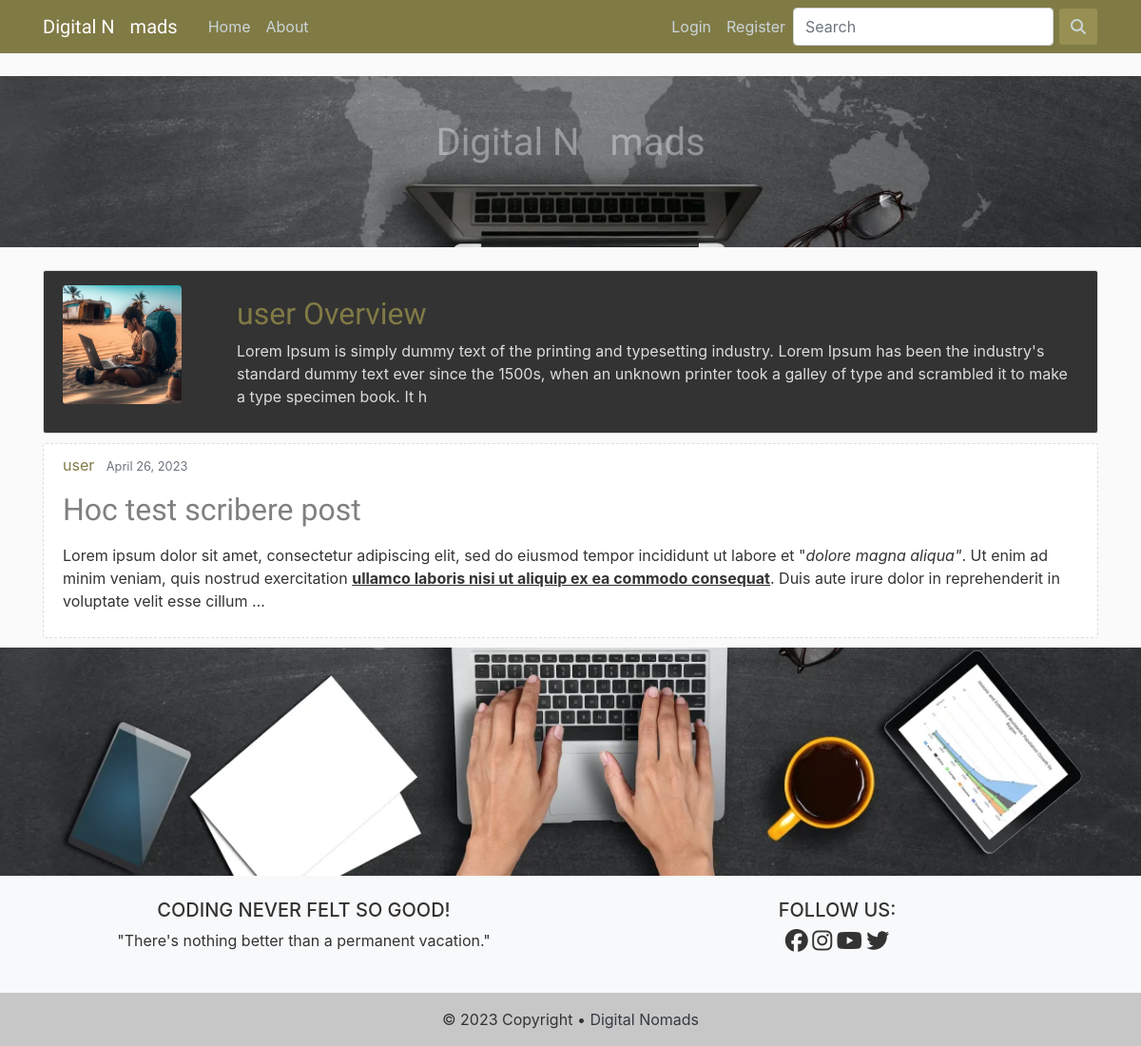
/user/user, run on an earlier commit of the app's database.
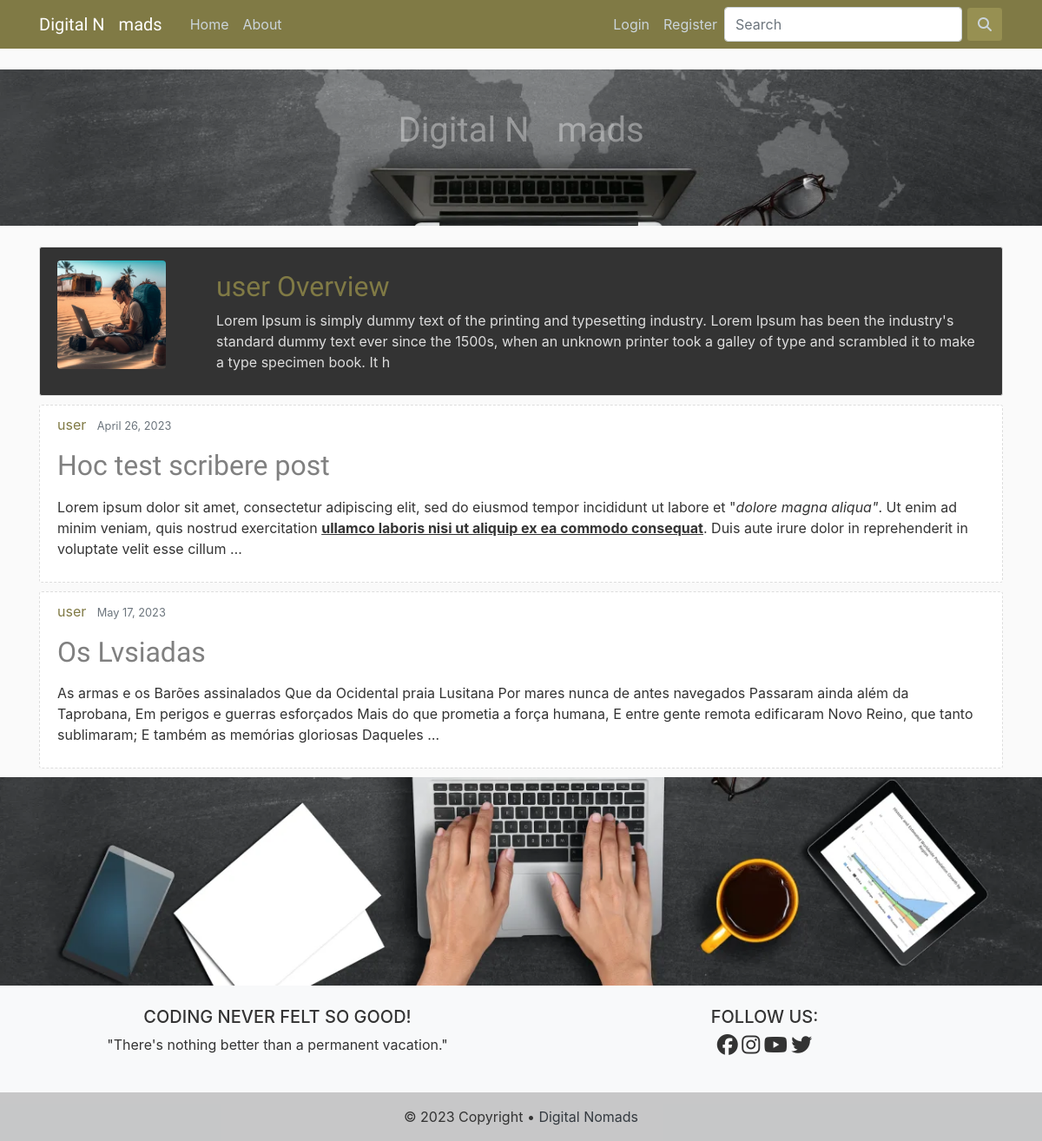
And on a later commit of the database.
### blog/models.py (models this page shows, shortened)
class Post(models.Model):
    title = models.CharField(max_length=150)                    # Title field for 150 characters
    content = RichTextField(validators=[MaxLengthValidator(5000)])              # Text field
    date_posted = models.DateTimeField(default=timezone.now)    # Time Stamp for the defaults Time Zone
    author = models.ForeignKey(User, on_delete=models.CASCADE)  # User if User gets delete, so are its Posts
    likes = models.ManyToManyField(User, related_name='posts')

### users/models.py (models this page shows, shortened)
class Profile(models.Model):
    user = models.OneToOneField(User, on_delete=models.CASCADE)
    image = models.ImageField(default='default.png', upload_to='profile_img')
    bio = models.TextField(max_length=500, blank=True, null=True)

### blog/views.py (the view)
# urls.py: path('user/<str:username>', UserPostListView.as_view(), name='post-user'),
class UserPostListView(ListView):
    model = Post
    template_name = 'blog/post_user.html'
    context_object_name = 'posts'
    ordering = ['-date_posted']
    paginate_by = 6
    def get_queryset(self):
        user = get_object_or_404(User, username=self.kwargs.get('username'))
        return Post.objects.filter(author=user)

### blog/templates/blog/post_user.html (shortened to what this page needs)
{% extends "blog/base.html" %}
{% block content %}
<br>
{% if object_list %}
  {% for post in posts %}
    {% ifchanged post.author %}
      <div class="media-body bio-panels">
        <div class="row align-items-center">
          <div class="col-2">
            <img class="rounded accountimg" src="{{ post.author.profile.image.url }}" alt="">
          </div>
          <div class="col-10">
          <h2 class="bio-title">{{ view.kwargs.username }} Overview</h2>
          {% if post.author.profile.bio %}
            <p>{{ post.author.profile.bio }}</p>
          {% else %}
            <p>This user doesn't have a bio yet.</p>
          {% endif %}
          </div>
        </div>
      </div>
      {% endifchanged %}
      <article class="media panels">
          <div class="media-body">
            <div class="article-metadata">
              <a class="mr-2" href="{% url 'post-user' post.author.username %}">{{ post.author }}</a>
              <small class="text-muted">{{ post.date_posted|date:"N d, Y" }}</small>
            </div>
              <h2><a class="title" href="{% url 'post-detail' post.id %}">{{ post.title }}</a></h2>
              <p class="post-content">{{ post.content|truncatewords_html:50|safe }}</p>
          </div>
      </article>
    {% endfor %}
  {% else %}
    <h3 class="text-center">{{ view.kwargs.username }} has not posted anything yet.</h3>
    <h2 class="text-center"><a class="nav-item nav-link" href="{% url 'blog-home' %}"><i class="fa-solid fa-person-through-window"></i></a></h2>
    <p class="text-center">Get me out of here! </p>
  {% endif %}
{% endblock %}

What changed in the data, as far as the page shows it:
added Post: author "user", date_posted "May 17, 2023", title "Os Lvsiadas", content "As armas e os Barões assinalados Que da Ocidental praia Lusitana Por mares nunca de antes navegados Passaram ainda além da Taprobana, Em perigos e guerras esforçados Mais do que prometia a força humana, E entre gente remota edificaram Novo Reino, que tanto sublimaram; E também as memórias gloriosas Daqueles …"
